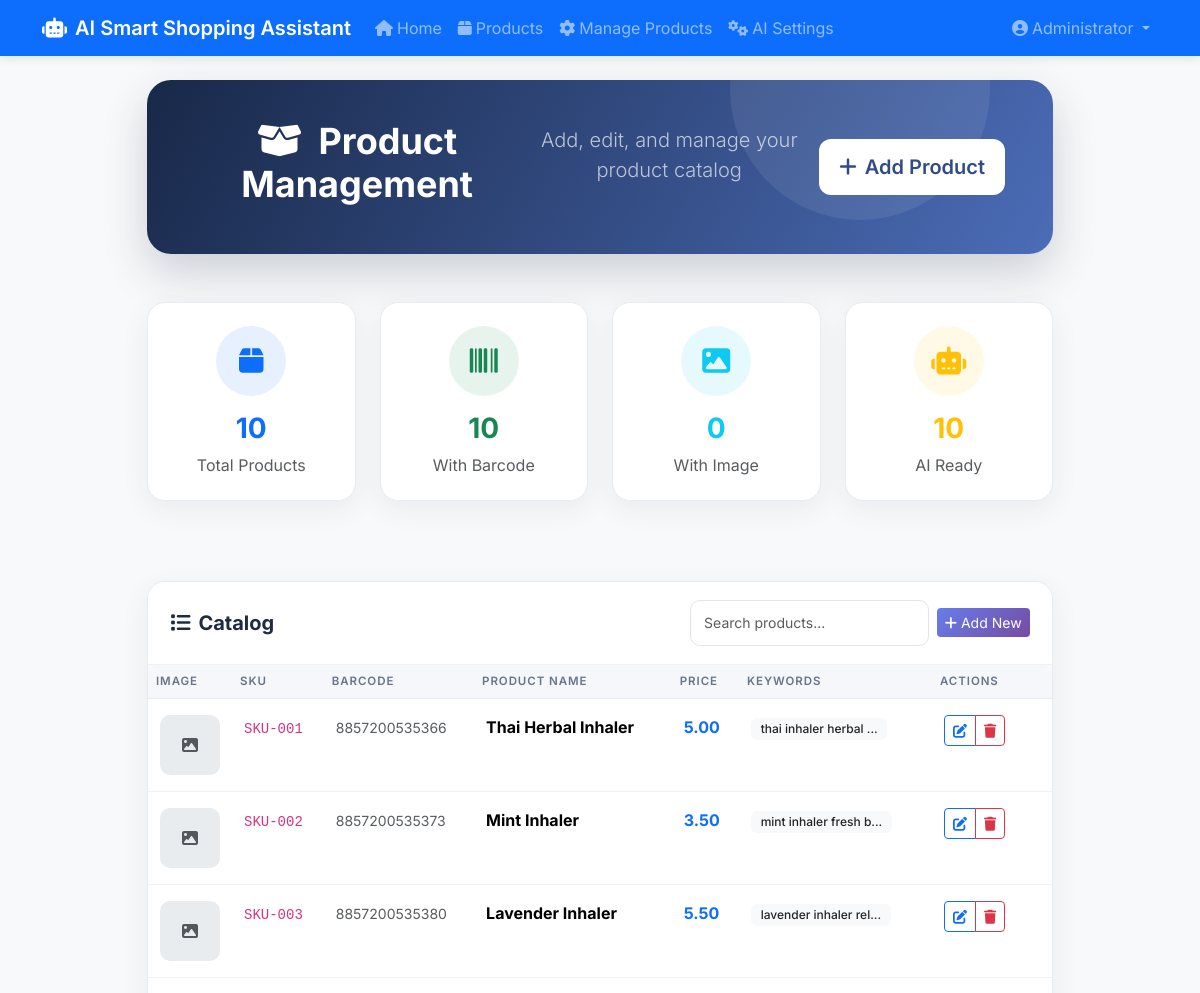
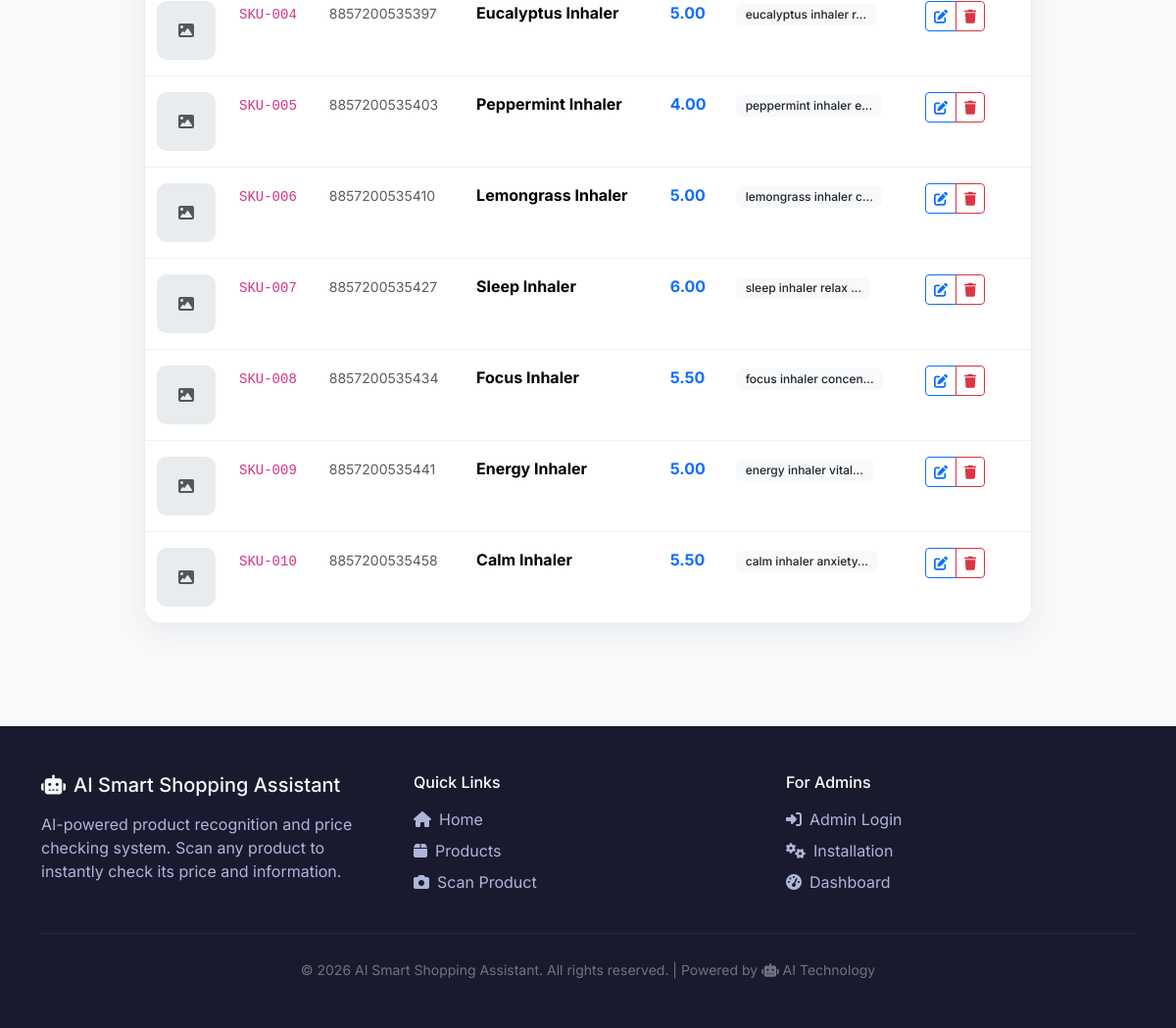
Screenshot of /admin/products.php (signed in) with the database file from the repository (2 pictures, top to bottom).
### tables this page shows
CREATE TABLE IF NOT EXISTS products (
    id INT UNSIGNED AUTO_INCREMENT PRIMARY KEY,
    sku VARCHAR(40) NOT NULL UNIQUE,
    barcode VARCHAR(64) NULL,
    name VARCHAR(120) NOT NULL,
    detect_keywords VARCHAR(255) DEFAULT NULL,
    price DECIMAL(10,2) NOT NULL DEFAULT 0.00,
    description TEXT NULL,
    image_path VARCHAR(255) NULL,
    created_at DATETIME NOT NULL DEFAULT CURRENT_TIMESTAMP,
    updated_at DATETIME NOT NULL DEFAULT CURRENT_TIMESTAMP ON UPDATE CURRENT_TIMESTAMP,
    FULLTEXT INDEX ft_name_keywords (name, detect_keywords)
);

### includes/catalog.php (called while the page is built, shortened)
<?php
function get_products(array $options = []): array {
    $pdo = getDBConnection();
    try {
        $sql = "SELECT * FROM products";
        $params = [];
        $sql .= " ORDER BY created_at DESC";
        $stmt = $pdo->prepare($sql);
        $stmt->execute($params);
        return $stmt->fetchAll();
    } catch (Exception $e) {
        error_log('Get products error: ' . $e->getMessage());
        return [];
    }
}

### admin/products.php (the view, shortened to what this page needs)
<?php
$action = $_GET['action'] ?? '';
$products = get_products();
include __DIR__ . '/includes/header.php';
?>
<div class="container admin-page">
    <div class="row justify-content-center">
        <div class="col-lg-10">
            <div class="hero-section text-center mb-5">
                <h1 class="display-5 fw-bold mb-3">
                    <i class="fas fa-box-open me-2"></i>
                    Product Management
                </h1>
                <p class="lead mb-4 opacity-75">
                    Add, edit, and manage your product catalog
                </p>
                <a href="?action=add" class="btn btn-scan btn-lg">
                    <i class="fas fa-plus me-2"></i>Add Product
                </a>
            </div>
            <?php if ($action !== 'add' && $action !== 'edit'): ?>
            <div class="row g-4 mb-5">
                <div class="col-md-3">
                    <div class="card feature-card text-center">
                        <div class="card-body">
                            <div class="feature-icon bg-primary bg-opacity-10 text-primary mx-auto">
                                <i class="fas fa-box"></i>
                            </div>
                            <h3 class="fw-bold text-primary mt-3"><?php echo $products ? count($products) : 0; ?></h3>
                            <p class="text-muted mb-0">Total Products</p>
                        </div>
                    </div>
                </div>
                <div class="col-md-3">
                    <div class="card feature-card text-center">
                        <div class="card-body">
                            <div class="feature-icon bg-success bg-opacity-10 text-success mx-auto">
                                <i class="fas fa-barcode"></i>
                            </div>
                            <h3 class="fw-bold text-success mt-3">
                                <?php echo $products ? count(array_filter($products, fn($p) => !empty($p['barcode']))) : 0; ?>
                            </h3>
                            <p class="text-muted mb-0">With Barcode</p>
                        </div>
                    </div>
                </div>
                <div class="col-md-3">
                    <div class="card feature-card text-center">
                        <div class="card-body">
                            <div class="feature-icon bg-info bg-opacity-10 text-info mx-auto">
                                <i class="fas fa-image"></i>
                            </div>
                            <h3 class="fw-bold text-info mt-3">
                                <?php echo $products ? count(array_filter($products, fn($p) => !empty($p['image_path']))) : 0; ?>
                            </h3>
                            <p class="text-muted mb-0">With Image</p>
                        </div>
                    </div>
                </div>
                <div class="col-md-3">
                    <div class="card feature-card text-center">
                        <div class="card-body">
                            <div class="feature-icon bg-warning bg-opacity-10 text-warning mx-auto">
                                <i class="fas fa-robot"></i>
                            </div>
                            <h3 class="fw-bold text-warning mt-3"><?php echo $products ? count($products) : 0; ?></h3>
                            <p class="text-muted mb-0">AI Ready</p>
                        </div>
                    </div>
                </div>
            </div>
            <div class="feature-card">
                <div class="card-header d-flex justify-content-between align-items-center">
                    <h5 class="mb-0"><i class="fas fa-list me-2"></i>Catalog</h5>
                    <div class="d-flex gap-2 align-items-center">
                    <input type="search" class="form-control form-control-sm" id="productFilter" placeholder="Search products..." aria-label="Search products">
                    <a href="?action=add" class="btn btn-primary btn-sm text-nowrap">
                        <i class="fas fa-plus me-1"></i>Add New
                    </a>
                    </div>
                </div>
                <div class="card-body p-0">
                    <?php if (empty($products)): ?>
                    <div class="empty-state p-5">
                        <i class="fas fa-box-open"></i>
                        <h4 class="text-muted mt-3">No Products Yet</h4>
                        <p class="text-muted mb-4">Start by adding your first product to the catalog.</p>
                        <a href="?action=add" class="btn btn-scan">
                            <i class="fas fa-plus me-2"></i>Add First Product
                        </a>
                    </div>
                    <?php else: ?>
                    <div class="table-responsive">
                        <table class="table table-hover mb-0">
                            <thead>
                                <tr>
                                    <th style="width: 80px;">Image</th>
                                    <th>SKU</th>
                                    <th>Barcode</th>
                                    <th>Product Name</th>
                                    <th>Price</th>
                                    <th>Keywords</th>
                                    <th style="width: 120px;">Actions</th>
                                </tr>
                            </thead>
                            <tbody>
                                <?php foreach ($products as $prod): ?>
                                <tr data-product-row data-search="<?php echo htmlspecialchars(strtolower($prod['sku'] . ' ' . ($prod['barcode'] ?? '') . ' ' . $prod['name'] . ' ' . ($prod['detect_keywords'] ?? ''))); ?>">
                                    <td>
                                        <?php if ($prod['image_path']): ?>
                                        <img src="<?php echo APP_URL; ?>/<?php echo htmlspecialchars($prod['image_path']); ?>"
                                             alt="" class="table-image">
                                        <?php else: ?>
                                        <div class="table-image" style="background: #e9ecef; display: flex; align-items: center; justify-content: center;">
                                            <i class="fas fa-image text-muted"></i>
                                        </div>
                                        <?php endif; ?>
                                    </td>
                                    <td><code><?php echo htmlspecialchars($prod['sku']); ?></code></td>
                                    <td><small class="text-muted"><?php echo htmlspecialchars($prod['barcode'] ?? '-'); ?></small></td>
                                    <td class="fw-bold"><?php echo htmlspecialchars($prod['name']); ?></td>
                                    <td><span class="text-primary fw-bold"><?php echo number_format($prod['price'], 2); ?></span></td>
                                    <td>
                                        <?php if (!empty($prod['detect_keywords'])): ?>
                                        <span class="badge bg-light text-dark"><?php echo htmlspecialchars(substr($prod['detect_keywords'], 0, 20)); ?><?php echo strlen($prod['detect_keywords']) > 20 ? '...' : ''; ?></span>
                                        <?php else: ?>
                                        <span class="text-muted">-</span>
                                        <?php endif; ?>
                                    </td>
                                    <td>
                                        <div class="btn-group btn-group-sm">
                                            <a href="?action=edit&id=<?php echo $prod['id']; ?>" class="btn btn-outline-primary" title="Edit">
                                                <i class="fas fa-edit"></i>
                                            </a>
                                            <a href="?action=delete&id=<?php echo $prod['id']; ?>" class="btn btn-outline-danger"
                                               onclick="return confirm('Are you sure you want to delete this product?');" title="Delete">
                                                <i class="fas fa-trash"></i>
                                            </a>
                                        </div>
                                    </td>
                                </tr>
                                <?php endforeach; ?>
                            </tbody>
                        </table>
                    </div>
                    <?php endif; ?>
                </div>
            </div>
            <?php endif; ?>
        </div>
    </div>
</div>
<?php include __DIR__ . '/includes/footer.php'; ?>

### assets/css/app.css (style rules this page uses)
:root { --primary-gradient: linear-gradient(135deg, #667eea 0%, #764ba2 100%); --success-gradient: linear-gradient(135deg, #00c853, #00e676); --card-shadow: 0 4px 20px rgba(0,0,0,0.08); --card-hover-shadow: 0 8px 30px rgba(0,0,0,0.15); }
body { font-family: 'Inter', -apple-system, BlinkMacSystemFont, sans-serif; background-color: #f8f9fa; color: #333; }
.hero-section { padding: 3rem 1rem; background: var(--primary-gradient); border-radius: 20px; color: white; margin-bottom: 2rem; }
.hero-section h1 { color: white !important; }
.hero-section .lead { color: rgba(255,255,255,0.9) !important; }
.feature-icon { width: 70px; height: 70px; }
.btn-primary { background: var(--primary-gradient); border: none; }
.table { border-radius: 12px; overflow: hidden; }
.table thead th { background: #f8f9fa; border-bottom: 2px solid #e9ecef; font-weight: 600; text-transform: uppercase; font-size: 0.85rem; letter-spacing: 0.5px; }
.table tbody tr { transition: background-color 0.2s; }
.badge { font-weight: 500; padding: 0.4em 0.8em; }

### admin/products.php (style rules this page uses)
.hero-section { background: linear-gradient(135deg, #667eea 0%, #764ba2 100%); padding: 3rem 2rem; border-radius: 20px; color: white; margin-bottom: 2rem; box-shadow: 0 10px 40px rgba(102, 126, 234, 0.3); }
.qr-card, .feature-card { border: none; border-radius: 20px; box-shadow: 0 10px 40px rgba(0,0,0,0.1); overflow: hidden; margin-bottom: 2rem; }
.feature-card .card-header { background: linear-gradient(135deg, #667eea 0%, #764ba2 100%); color: white; border: none; padding: 1.5rem; }
.feature-card .card-body { padding: 2rem; }
.feature-icon { width: 70px; height: 70px; border-radius: 50%; display: flex; align-items: center; justify-content: center; font-size: 1.75rem; margin: 0 auto 1rem; }
.btn-scan { background: linear-gradient(135deg, #667eea 0%, #764ba2 100%); border: none; color: white; padding: 1rem 2.5rem; border-radius: 50px; font-weight: 600; transition: all 0.3s ease; }
.table-image { width: 60px; height: 60px; object-fit: cover; border-radius: 10px; }
.admin-page { max-width: 1240px; }
.admin-page .hero-section { position: relative; overflow: hidden; display: flex; align-items: center; justify-content: space-between; text-align: left; padding: 2.5rem 3rem; border-radius: 24px; background: linear-gradient(120deg, #182848, #4b6cb7); box-shadow: 0 18px 45px rgba(24, 40, 72, 0.2); }
.admin-page .hero-section::after { content: ''; position: absolute; width: 260px; height: 260px; right: 7%; top: -120px; border-radius: 50%; background: rgba(255, 255, 255, 0.08); }
.admin-page .hero-section h1, .admin-page .hero-section p { position: relative; z-index: 1; }
.admin-page .hero-section h1 { font-size: clamp(1.7rem, 3vw, 2.4rem); margin-bottom: .5rem !important; }
.admin-page .hero-section .btn-scan { position: relative; z-index: 1; background: #fff; color: #304b88; padding: .8rem 1.25rem; border-radius: 12px; white-space: nowrap; }
.admin-page .feature-card { border: 1px solid #e7ebf3; border-radius: 18px; box-shadow: 0 8px 28px rgba(25, 42, 70, .07); }
.admin-page .feature-card .card-header { background: #fff; color: #1d2b45; border-bottom: 1px solid #edf0f5; padding: 1.15rem 1.4rem; }
.admin-page .feature-card .card-header h5 { font-weight: 700; }
.admin-page .feature-card .card-body { padding: 1.4rem; }
.admin-page .feature-card.text-center { transition: transform .2s ease, box-shadow .2s ease; }
.admin-page .table thead th { background: #f5f7fb; color: #68758a; border-bottom: 1px solid #e7ebf3; font-size: .72rem; letter-spacing: .08em; }
.admin-page .table tbody td { padding: 1rem .75rem; border-color: #eef1f6; }
.admin-page .form-control, .admin-page .input-group-text { border-color: #dfe5ef; border-radius: 10px; }
.admin-page .form-control { padding: .7rem .85rem; }

### rows the page displays
products: sku "SKU-001", barcode "8857200535366", name "Thai Herbal Inhaler", price "5.00", detect_keywords "thai inhaler herbal"
products: sku "SKU-002", barcode "8857200535373", name "Mint Inhaler", price "3.50", detect_keywords "mint inhaler fresh b"
products: sku "SKU-003", barcode "8857200535380", name "Lavender Inhaler", price "5.50", detect_keywords "lavender inhaler rel"
products: sku "SKU-004", barcode "8857200535397", name "Eucalyptus Inhaler", price "5.00", detect_keywords "eucalyptus inhaler r"
products: sku "SKU-005", barcode "8857200535403", name "Peppermint Inhaler", price "4.00", detect_keywords "peppermint inhaler e"
products: sku "SKU-006", barcode "8857200535410", name "Lemongrass Inhaler", price "5.00", detect_keywords "lemongrass inhaler c"
products: sku "SKU-007", barcode "8857200535427", name "Sleep Inhaler", price "6.00", detect_keywords "sleep inhaler relax"
products: sku "SKU-008", barcode "8857200535434", name "Focus Inhaler", price "5.50", detect_keywords "focus inhaler concen"
products: sku "SKU-009", barcode "8857200535441", name "Energy Inhaler", price "5.00", detect_keywords "energy inhaler vital"
products: sku "SKU-010", barcode "8857200535458", name "Calm Inhaler", price "5.50", detect_keywords "calm inhaler anxiety"

### other values shown
APP_NAME "AI Smart Shopping Assistant"
current_user()['name'] "Administrator"
count($products) "10"
count(array_filter($products, fn($p) => !empty($p['barcode']))) "10"
count(array_filter($products, fn($p) => !empty($p['image_path']))) "0"
